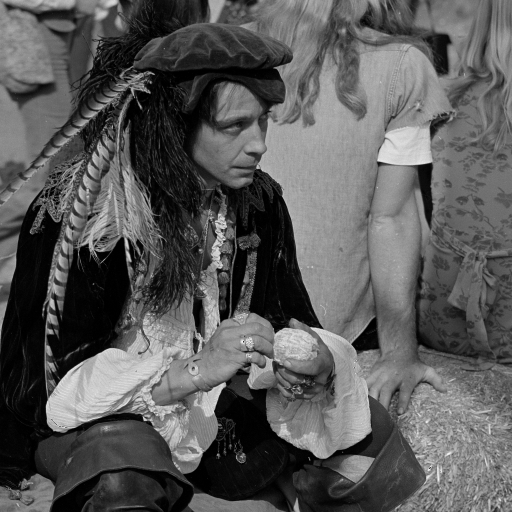
#> input picture misc/5.3.01.tiff, 1024 x 1024 px, found by its file name (shown at 1/2 size)
$ python 'lab_exp_10_image interpolation.py'
#> lines starting #> are read from the running program, lines starting #| are printed output that depends on the picture
import cv2
import numpy as np

# --- 1. Load a real grayscale image ---
image_path = 'E://4-1//DIP Lab//Tutorial_2//misc//5.3.01.tiff'  # Change to your image path
img = cv2.imread(image_path, cv2.IMREAD_GRAYSCALE)
#> img is the input picture: shape (1024, 1024); min 0, max 255, mean 89
if img is None:
    raise FileNotFoundError(f"Image not found at {image_path}")

# --- 2. Image enlargement (×2) ---
scaled_nearest = cv2.resize(img, None, fx=2, fy=2, interpolation=cv2.INTER_NEAREST)
scaled_bilinear = cv2.resize(img, None, fx=2, fy=2, interpolation=cv2.INTER_LINEAR)
scaled_bicubic = cv2.resize(img, None, fx=2, fy=2, interpolation=cv2.INTER_CUBIC)

# --- 3. Minimization (0.5× scale, bilinear) ---
scaled_small = cv2.resize(img, None, fx=0.5, fy=0.5, interpolation=cv2.INTER_LINEAR)

# --- 4. Resize for display while preserving aspect ratio ---
def resize_for_display(image, max_size=300):
#> called with max_size = 300
    h, w = image.shape
#> h = 1024; w = 1024
    scale = min(max_size / h, max_size / w)  # Preserve aspect ratio
#> scale = 0.293
    new_h, new_w = int(h * scale), int(w * scale)
#> new_h = 300; new_w = 300
    return cv2.resize(image, (new_w, new_h), interpolation=cv2.INTER_LINEAR)
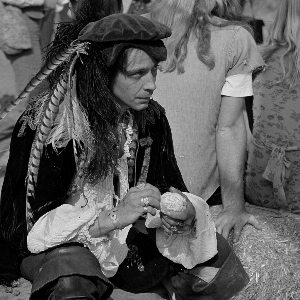
#> returned value: shape (300, 300); min 0, max 249, mean 88.9

# Resize images for display
display_size = 300  # Maximum height or width for display
img_disp = resize_for_display(img, display_size)
nearest_disp = resize_for_display(scaled_nearest, display_size)
bilinear_disp = resize_for_display(scaled_bilinear, display_size)
bicubic_disp = resize_for_display(scaled_bicubic, display_size)
small_disp = resize_for_display(scaled_small, display_size)

# --- 5. Add labels to images ---
def add_label(image, text):
#> called with text = 'Original'
    h, w = image.shape
#> h = 300; w = 300
    # Create a slightly larger canvas for the label
    labeled = np.zeros((h + 30, w), dtype=np.uint8)
    labeled[:h, :] = image
    # Add text
    cv2.putText(labeled, text, (10, h + 20), cv2.FONT_HERSHEY_SIMPLEX, 0.5, (255), 1, cv2.LINE_AA)
    return labeled

img_disp = add_label(img_disp, "Original")
nearest_disp = add_label(nearest_disp, "Nearest (2x)")
bilinear_disp = add_label(bilinear_disp, "Bilinear (2x)")
bicubic_disp = add_label(bicubic_disp, "Bicubic (2x)")
small_disp = add_label(small_disp, "Bilinear (0.5x)")
#> in add_label (call 5), `cv2.putText(labeled, text, (10, h + 20), cv2.FONT_HERSHEY_SIMPLEX, 0.5..`:
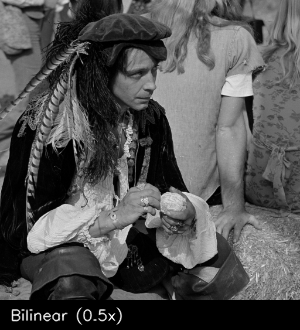
#> labeled: shape (330, 300); min 0, max 253, mean 81.8

# --- 6. Create a zoomed-in patch for the empty grid cell ---
# Extract a small region from the original image and enlarge it
h, w = img.shape
#> h = 1024; w = 1024
patch = img[h//4:h//2, w//4:w//2]  # Extract a central patch
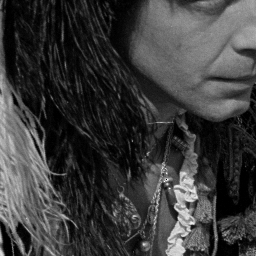
#> patch: shape (256, 256); min 0, max 255, mean 59.1
patch_zoomed = cv2.resize(patch, None, fx=4, fy=4, interpolation=cv2.INTER_CUBIC)
patch_disp = resize_for_display(patch_zoomed, display_size)
patch_disp = add_label(patch_disp, "Zoomed Patch (4x)")
#> in add_label (call 6), `cv2.putText(labeled, text, (10, h + 20), cv2.FONT_HERSHEY_SIMPLEX, 0.5..`:
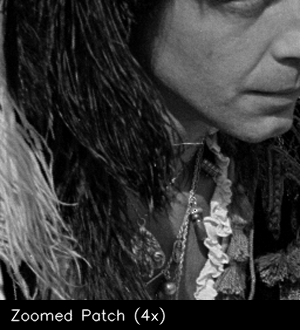
#> labeled: shape (330, 300); min 0, max 255, mean 54.7

# --- 7. Stack images in 2x3 grid ---
row1 = np.hstack([img_disp, nearest_disp, bilinear_disp])
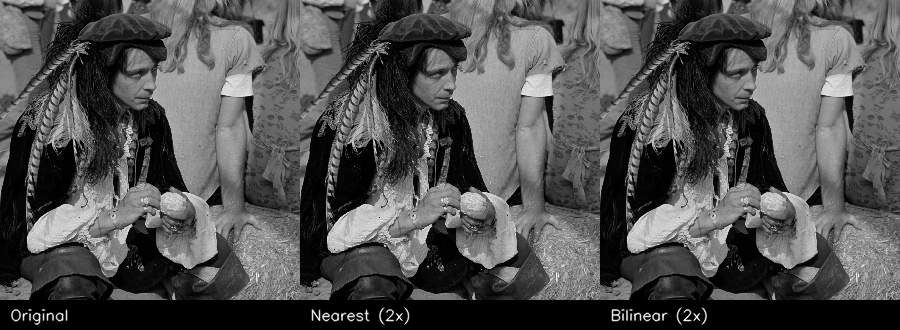
#> row1: shape (330, 900); min 0, max 255, mean 81.5
row2 = np.hstack([bicubic_disp, small_disp, patch_disp])
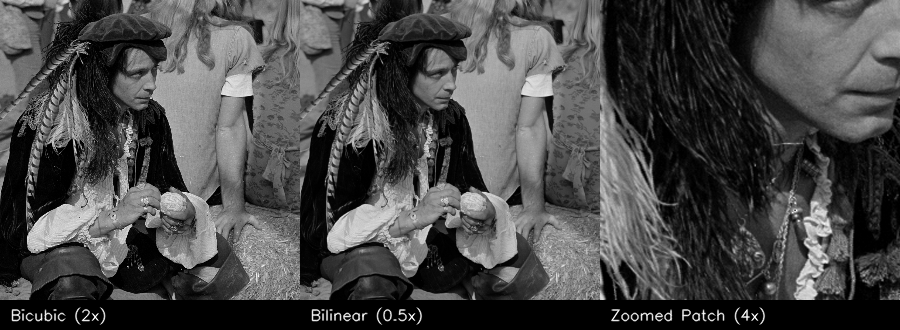
#> row2: shape (330, 900); min 0, max 255, mean 72.7
combined = np.vstack([row1, row2])
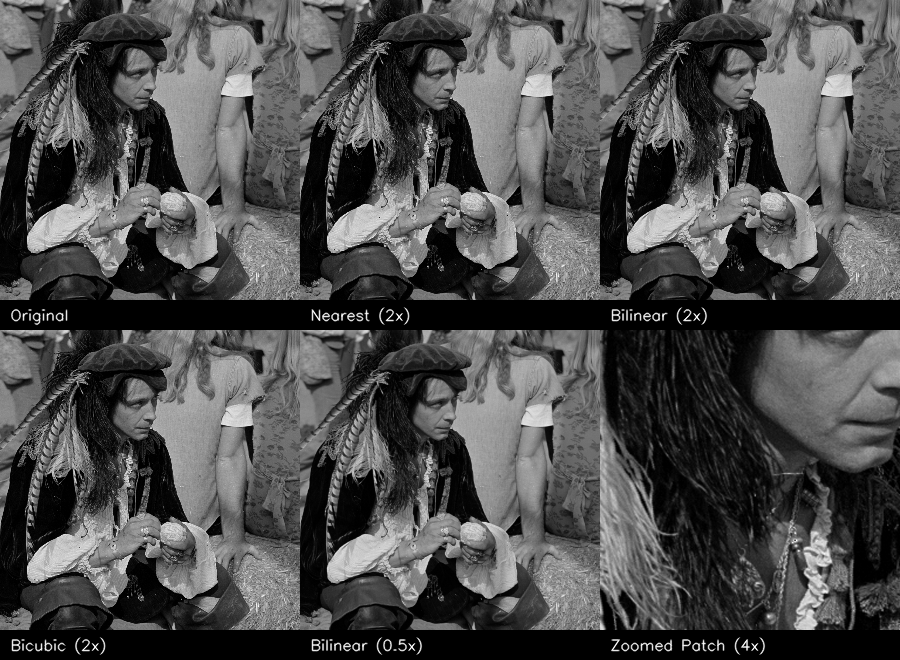
#> combined: shape (660, 900); min 0, max 255, mean 77.1

# --- 8. Display and save ---
cv2.imshow("Interpolation Comparison", combined)
cv2.imwrite("interpolation_comparison.png", combined)  # Save the output
cv2.waitKey(0)
cv2.destroyAllWindows()

$ run again, with misc/4.1.03.tiff copied over misc/5.3.01.tiff
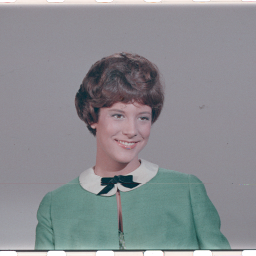
#> input picture misc/4.1.03.tiff, 256 x 256 px, found by its file name
#> `combined = np.vstack([row1, row2])`:
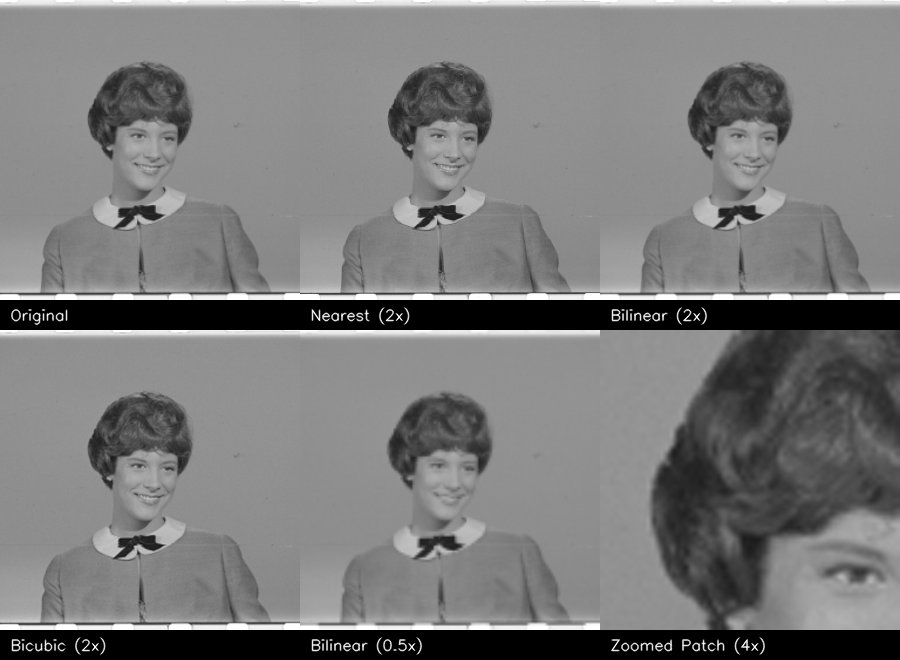
#> combined: shape (660, 900); min 0, max 255, mean 122
